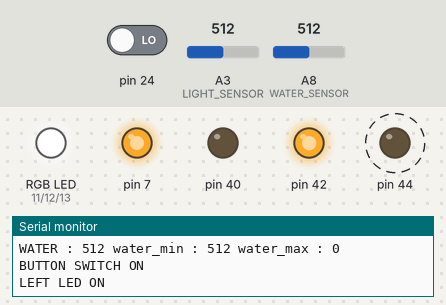
The sketch below on a simulated Arduino Mega 2560, built with avr-gcc and run on an emulated ATmega2560. Shown: an RGB LED mixed from three pins (HIGH = lit), output pins drawn as LEDs (lit = HIGH), the last lines printed to the serial monitor. Dashed ring = blinking. Inputs (shaded band) come from the test bench; at power-on: A8 (WATER_SENSOR) = 512, A3 (LIGHT_SENSOR) = 512, pin 24 LOW. Dim RGB values are drawn brighter than linear.

Above: at 6.8 s.
8.1 s: A8 (WATER_SENSOR) set to 716
16.2 s: A3 (LIGHT_SENSOR) set to 306
At 22.6 s:
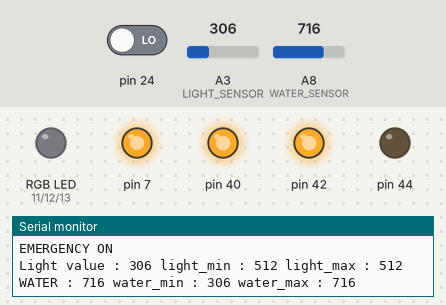
24.3 s: A8 (WATER_SENSOR) set to 511
At 30.6 s:
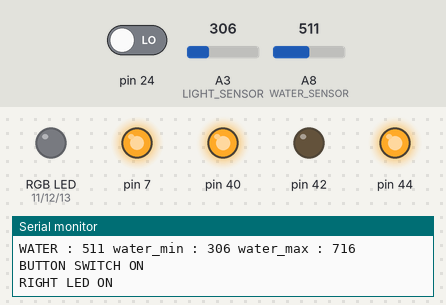
32.4 s: pin 24 driven HIGH
At 39.2 s:
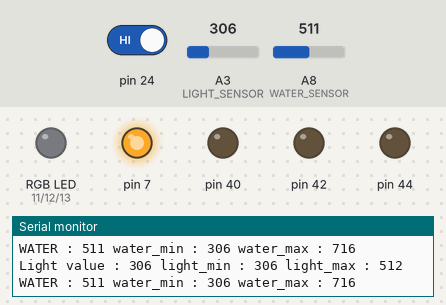
40.5 s: A3 (LIGHT_SENSOR) set to 323
At 44.1 s:
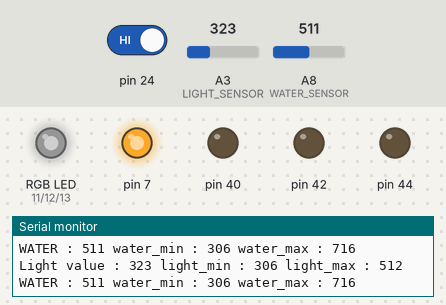
48.6 s: pin 24 driven LOW
At 49.2 s:
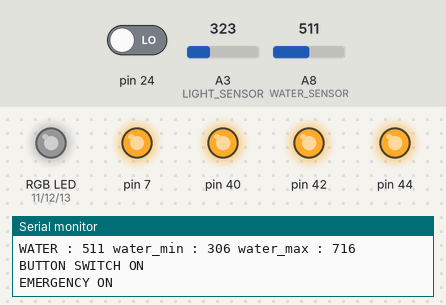
Timing chart, 0 to 70.0 s (numbered marks = the images above; inputs shaded):
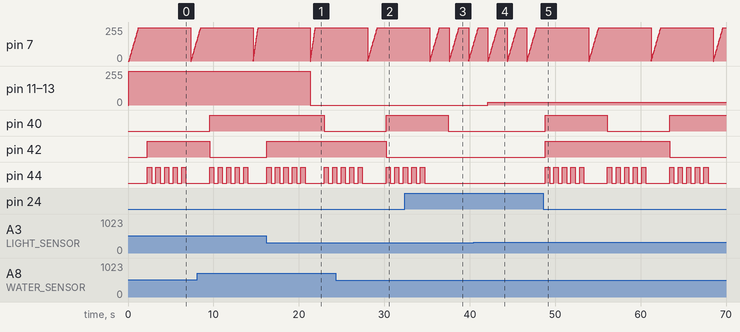

Measured:
- after the input at 16.2 s, pin 11 (RED), pin 12 (GREEN), pin 13 (BLUE): 255/255 → 0/255 after 5.1 s
- after the input at 24.3 s, pin 40: LOW → HIGH after 5.9 s instead of 5.3 s; pin 42: HIGH → LOW after 5.9 s instead of 5.3 s
- after the input at 32.4 s, pin 40: HIGH → LOW after 5.1 s; pin 42: stays LOW (without the input it goes to HIGH after 5.1 s); pin 44: goes on until 34.7 s, then stays LOW
- after the input at 40.5 s, pin 11 (RED), pin 12 (GREEN), pin 13 (BLUE): 0/255 → 21/255 after 1.6 s
- after the input at 48.6 s, pin 40: LOW → HIGH after 0.25 s, → LOW 7.3 s later, → HIGH 7.3 s later; pin 42: LOW → HIGH after 0.25 s, → LOW 14.5 s later; pin 44: LOW → HIGH after 0.25 s, then repeats every 7.3 s: 4 × (LOW 0.50 s, HIGH 0.50 s), LOW 2.8 s, HIGH 0.50 s
- by itself, pin 7: ramps from 0/255 to 250/255 and jumps back, once every 7.3 s

The sketch:

CAR_MOTION.ino
```cpp
const uint8_t WATER_SENSOR {A8};
const uint8_t SERVER_MOTOR {7U};
const uint8_t LIGHT_SENSOR {A3};
const uint8_t RELAY {44U};
const uint8_t BUTTON_SW{24U};
const uint8_t LED1 {42U};
const uint8_t LED2 {40U};

enum  RGB {
  RED = 11, //가독성이 좋은 상수를 만든다.
  GREEN = 12,
  BLUE = 13
};

int light_min = 1023; // 초기 최소값 설정
int light_max = 0; // 초기 최대값 설정

int water_min = 1020;
int water_max = 0;


void setup() {
  // put your setup code here, to run once:
  Serial.begin(115200UL);
  pinMode(WATER_SENSOR, INPUT); // 물감지 센서
  pinMode(SERVER_MOTOR, OUTPUT); // 모터
  pinMode(LIGHT_SENSOR, INPUT); // 빛감지 센서
  pinMode(RED, OUTPUT); //출력 포트
  pinMode(GREEN, OUTPUT); // 초록색
  pinMode(BLUE, OUTPUT); // 파란색
  pinMode(BUTTON_SW, INPUT_PULLUP); //led 조작 버튼
  pinMode(LED1, OUTPUT); // 왼쪽 led
  pinMode(LED2, OUTPUT); // 오른쪽 led
  pinMode(RELAY, OUTPUT); // 릴레이 스위치
}

void loop() {
  // put your main code here, to run repeatedly:
  int light_value = analogRead(LIGHT_SENSOR); //빛센서 수치를 받아옴
  Serial.print(F("Light value : ")); // 빛센서 수치를  시리얼 포트에서 보여준다
  Serial.print(light_value);
  Serial.print(F(" light_min : ")); // 빛의 최소값
  Serial.print(light_min);
  Serial.print(F(" light_max : ")); // 빛의 최대값
  Serial.println(light_max);
  delay(100UL);

  // 최소값과 최대값 갱신
  if (light_value < light_min) { // 빛의 값이 초기설정해둔 1023 보다 낮으면 바뀐 값으로 저장한다.
    light_min = light_value;
  }
  if (light_value > light_max) { //빛의 값이 가장 큰 값을 저장한다.
    light_max = light_value; //
  }
  //자동으로 밝기를 조절한다.
  uint16_t mapped_value = map(light_value, light_min, light_max, 0, 255);
  analogWrite(RED, mapped_value); //mapped_value map 함수를 이용한다
  analogWrite(BLUE, mapped_value);
  analogWrite(GREEN, mapped_value);

//---------------------------------------------------------------------
  uint16_t water_value = analogRead(WATER_SENSOR); //물센서의 수치

  water_value = constrain(water_value, 0, 737);

  uint16_t mapped_value1 = map(water_value, 0, 737, 100, 20);

  if(water_value > 100){ //비를 감지
    for(int i = 0; i<256; i+=10){
      analogWrite(SERVER_MOTOR, i);
      delay(mapped_value1);
    }

  }

  Serial.print(F("WATER : "));
  Serial.print(water_value); // 현재 수분 수치
  Serial.print(F(" water_min : ")); // 물의 최소값
  Serial.print(light_min);
  Serial.print(F(" water_max : ")); // 물의 최대값
  Serial.println(water_max);

  if(water_value > water_max){
      water_max = water_value;
  }
  if(water_value < water_min){
      water_min = water_value;
  }
  delay(1000UL);

  //-------------------------------------------------------------

  static uint8_t bt_count {0u};
  static bool bt_sw_state {false};
  digitalWrite(LED1, LOW);
  digitalWrite(LED2, LOW);
  digitalWrite(BUTTON_SW, LOW);

  if(!digitalRead(BUTTON_SW)) {
    Serial.println(F("BUTTON SWITCH ON"));
    ++bt_count;
    if(bt_count == 3) bt_count = 0;

    if(bt_count % 3 == 1) {
      digitalWrite(LED1, HIGH);
      Serial.println(F("LEFT LED ON"));
      for(uint8_t i {0u}; i <5; ++i){
        digitalWrite(RELAY, HIGH);
        delay(500UL);
        digitalWrite(RELAY, LOW);
        delay(500UL);
      }
    } else if(bt_count % 3 == 2) {
      digitalWrite(LED2, HIGH);
      Serial.println(F("RIGHT LED ON"));
      for (uint8_t i {0u}; i <5; ++i){
          digitalWrite(RELAY, HIGH);
          delay(500UL);
          digitalWrite(RELAY, LOW);
          delay(500UL);
      }
    } else {
      digitalWrite(LED1, HIGH);
      digitalWrite(LED2, HIGH);
      Serial.println(F("EMERGENCY ON"));
      for (uint8_t i {0u}; i <5; ++i){
          digitalWrite(RELAY, HIGH);
          delay(500UL);
          digitalWrite(RELAY, LOW);
          delay(500UL);
      }
    }
  }
  //-------------------------------------------------------------
}
```
